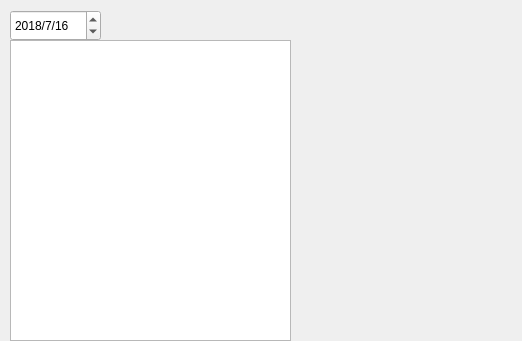
<?xml version="1.0" encoding="UTF-8"?>
<ui version="4.0">
 <class>Dialog</class>
 <widget class="QDialog" name="Dialog">
  <property name="geometry">
   <rect>
    <x>0</x>
    <y>0</y>
    <width>522</width>
    <height>341</height>
   </rect>
  </property>
  <property name="windowTitle">
   <string>日志</string>
  </property>
  <widget class="QTableView" name="tableView_1">
   <property name="geometry">
    <rect>
     <x>10</x>
     <y>40</y>
     <width>281</width>
     <height>301</height>
    </rect>
   </property>
  </widget>
  <widget class="QDateTimeEdit" name="dateTimeEdit">
   <property name="geometry">
    <rect>
     <x>10</x>
     <y>10</y>
     <width>91</width>
     <height>31</height>
    </rect>
   </property>
   <property name="date">
    <date>
     <year>2018</year>
     <month>7</month>
     <day>16</day>
    </date>
   </property>
   <property name="displayFormat">
    <string>yyyy/M/d</string>
   </property>
  </widget>
 </widget>
 <resources/>
 <connections/>
</ui>
